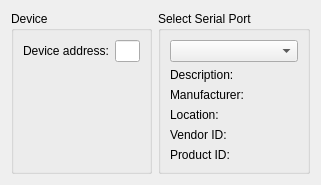
<?xml version="1.0" encoding="UTF-8"?>
<ui version="4.0">
 <class>DmxFlasherWidget</class>
 <widget class="QWidget" name="DmxFlasherWidget">
  <property name="geometry">
   <rect>
    <x>0</x>
    <y>0</y>
    <width>321</width>
    <height>166</height>
   </rect>
  </property>
  <property name="windowTitle">
   <string>DMX Boot Protocol</string>
  </property>
  <layout class="QGridLayout" name="gridLayout">
   <item row="0" column="1">
    <widget class="QGroupBox" name="groupBox">
     <property name="title">
      <string>Select Serial Port</string>
     </property>
     <layout class="QVBoxLayout" name="verticalLayout">
      <item>
       <widget class="ComboBoxWithPopupNotifi" name="serialPortComboBox"/>
      </item>
      <item>
       <widget class="QLabel" name="descriptionLabel">
        <property name="text">
         <string>Description:</string>
        </property>
       </widget>
      </item>
      <item>
       <widget class="QLabel" name="manufacturerLabel">
        <property name="text">
         <string>Manufacturer:</string>
        </property>
       </widget>
      </item>
      <item>
       <widget class="QLabel" name="locationLabel">
        <property name="text">
         <string>Location:</string>
        </property>
       </widget>
      </item>
      <item>
       <widget class="QLabel" name="vendorIDLabel">
        <property name="text">
         <string>Vendor ID:</string>
        </property>
       </widget>
      </item>
      <item>
       <widget class="QLabel" name="productIDlabel">
        <property name="text">
         <string>Product ID:</string>
        </property>
       </widget>
      </item>
     </layout>
    </widget>
   </item>
   <item row="0" column="0">
    <widget class="QGroupBox" name="groupBox_2">
     <property name="sizePolicy">
      <sizepolicy hsizetype="Fixed" vsizetype="Preferred">
       <horstretch>0</horstretch>
       <verstretch>0</verstretch>
      </sizepolicy>
     </property>
     <property name="title">
      <string>Device</string>
     </property>
     <layout class="QVBoxLayout" name="verticalLayout_2">
      <item>
       <layout class="QHBoxLayout" name="horizontalLayout">
        <item>
         <widget class="QLabel" name="label">
          <property name="text">
           <string>Device address:</string>
          </property>
         </widget>
        </item>
        <item>
         <widget class="QLineEdit" name="addressLineEdit">
          <property name="maximumSize">
           <size>
            <width>25</width>
            <height>16777215</height>
           </size>
          </property>
          <property name="inputMask">
           <string>HH</string>
          </property>
         </widget>
        </item>
       </layout>
      </item>
      <item>
       <spacer name="verticalSpacer">
        <property name="orientation">
         <enum>Qt::Vertical</enum>
        </property>
        <property name="sizeHint" stdset="0">
         <size>
          <width>20</width>
          <height>40</height>
         </size>
        </property>
       </spacer>
      </item>
     </layout>
    </widget>
   </item>
  </layout>
 </widget>
 <customwidgets>
  <customwidget>
   <class>ComboBoxWithPopupNotifi</class>
   <extends>QComboBox</extends>
   <header>comboboxwithpopupnotifi.h</header>
  </customwidget>
 </customwidgets>
 <resources/>
 <connections/>
</ui>
